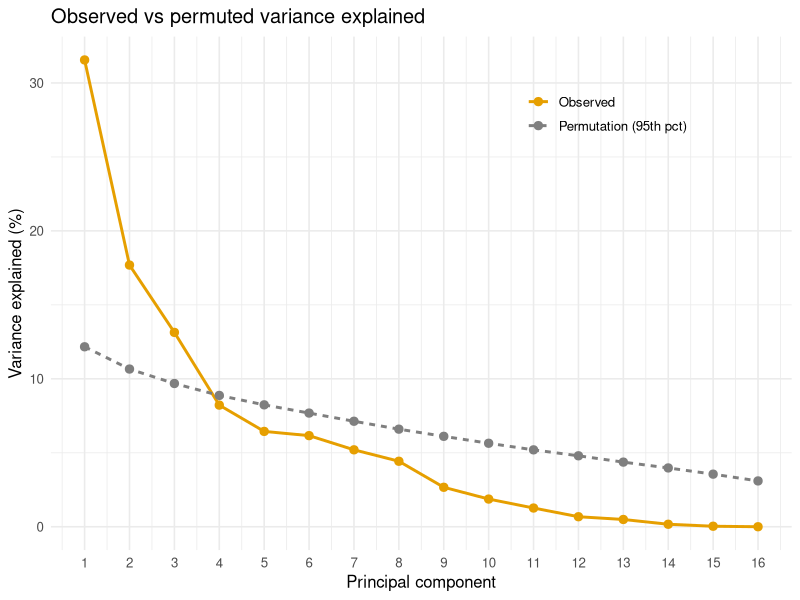
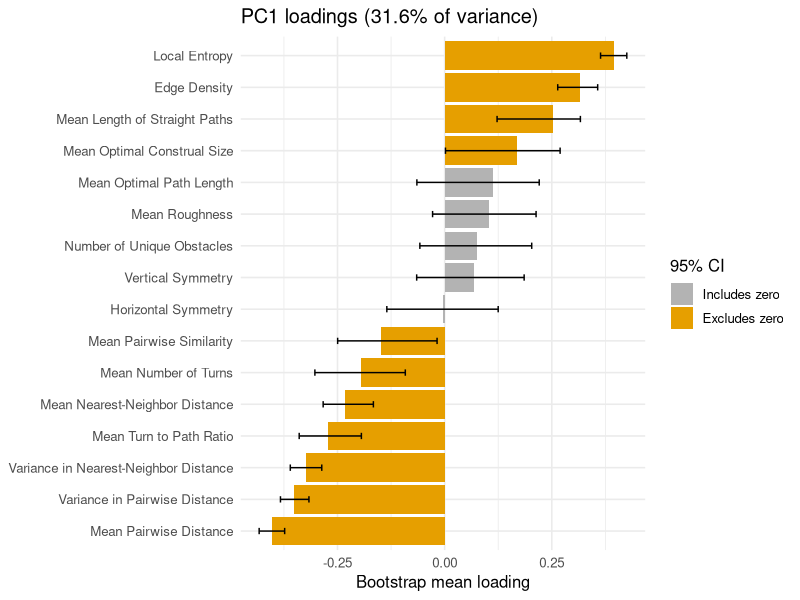
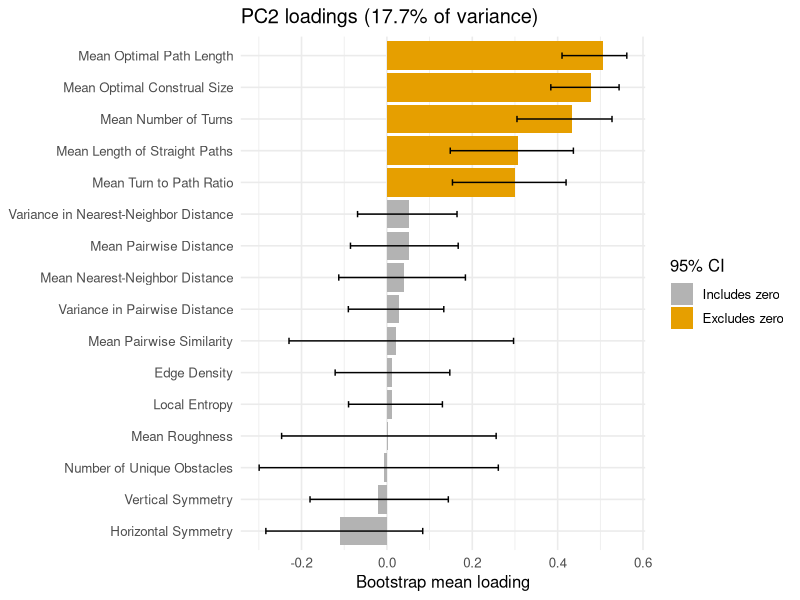
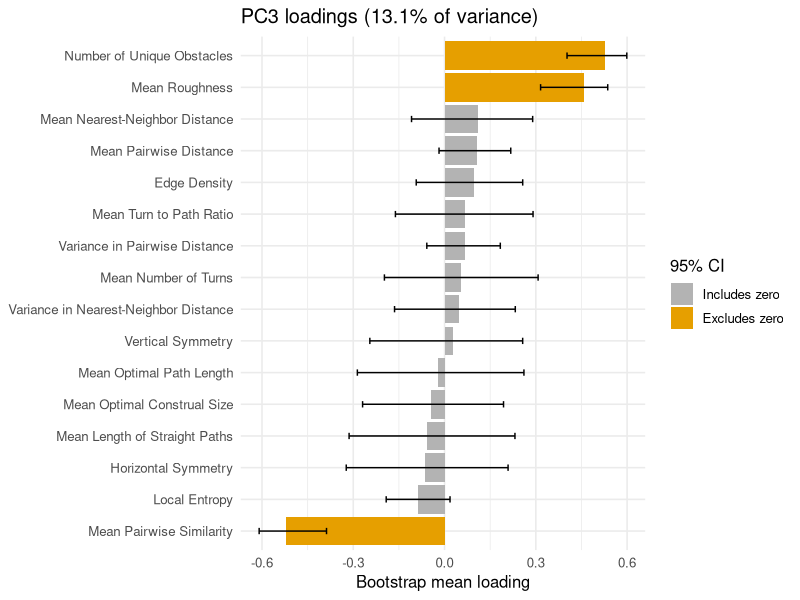
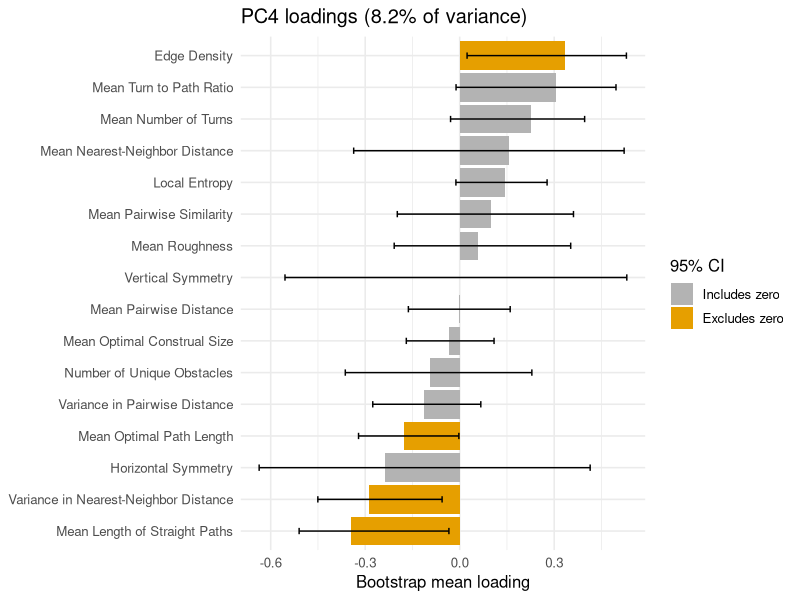

Here is the R script that generated these plots, in order:
# PCA of the maze complexity measures
#
# Fits a PCA on the 100 generated layouts (grid-012-l ... grid-111-l), checks
# how many components to keep with a permutation test, bootstraps the loadings,
# and scores every layout - the 24 original mazes are projected onto the
# components fitted on the generated ones.
#
# Run from the repo root:   Rscript maze_pca.R
#
# Input:   metrics/structure_metrics.csv   (one row per layout, from the notebook)
# Outputs: pca/pca_scores.csv          PC scores for all 124 layouts
#          pca/pca_loadings.csv        loadings + bootstrap 95% CIs (PC1-4)
#          pca/pca_variance.csv        variance explained vs permutation null
#          pca/pca_model.rds           the fitted prcomp object
#          docs/pca/PC*_loadings.png, docs/pca/scree_permutation.png

library(ggplot2)
library(boot)

set.seed(123)
N_BOOT <- 1000
N_PERM <- 1000
N_PLOT <- 4          # how many PCs get loading plots / CIs

dir.create("pca", showWarnings = FALSE)
dir.create(file.path("docs", "pca"), recursive = TRUE, showWarnings = FALSE)


# ---------------------------------------------------------------------------
# 1. Data
# ---------------------------------------------------------------------------

metrics <- read.csv("metrics/structure_metrics.csv", stringsAsFactors = FALSE)

# measures that go into the PCA, with readable names for the plots
features <- c(
  horizontal_symmetry         = "Horizontal Symmetry",
  vertical_symmetry           = "Vertical Symmetry",
  n_unique_obs                = "Number of Unique Obstacles",
  edge_density                = "Edge Density",
  local_entropy_3             = "Local Entropy",
  mean_sim                    = "Mean Pairwise Similarity",
  mean_dis                    = "Mean Pairwise Distance",
  mean_roughness              = "Mean Roughness",
  mean_nn_distance            = "Mean Nearest-Neighbor Distance",
  var_pairwise_dist           = "Variance in Pairwise Distance",
  var_nn_dist                 = "Variance in Nearest-Neighbor Distance",
  mean_optimal_path_length    = "Mean Optimal Path Length",
  mean_n_turns                = "Mean Number of Turns",
  mean_n_straight             = "Mean Length of Straight Paths",
  mean_turn_to_path_ratio     = "Mean Turn to Path Ratio",
  mean_optimal_construal_size = "Mean Optimal Construal Size"
)

# the 24 original mazes are grid-000 ... grid-011 (-l and -n); everything else
# was generated and is used to fit the PCA
maze_num <- as.integer(sub("^grid-(\\d+)-.*$", "\\1", metrics$base_id))
metrics$set <- ifelse(maze_num < 12, "original", "generated")

X       <- metrics[, names(features)]
train_X <- X[metrics$set == "generated", ]

# drop anything that doesn't vary in the training set (it would break scaling)
keep    <- sapply(train_X, function(x) length(unique(x)) > 1)
train_X <- train_X[, keep]
X       <- X[, keep]
features <- features[keep]
p <- ncol(train_X)

cat(nrow(train_X), "training layouts,", p, "measures\n")


# ---------------------------------------------------------------------------
# 2. PCA
# ---------------------------------------------------------------------------

pca <- prcomp(train_X, center = TRUE, scale. = TRUE)

# The sign of a PC is arbitrary. Fix it so each PC points the same way every
# time it's run: the anchor measure gets a positive loading. Later PCs use
# whichever measure loads most strongly.
anchors <- c(PC1 = "local_entropy_3",
             PC2 = "mean_optimal_path_length",
             PC3 = "n_unique_obs",
             PC4 = "edge_density")

for (j in seq_len(ncol(pca$rotation))) {
  pc <- colnames(pca$rotation)[j]
  anchor <- if (pc %in% names(anchors)) anchors[[pc]] else names(which.max(abs(pca$rotation[, j])))
  if (pca$rotation[anchor, j] < 0) {
    pca$rotation[, j] <- -pca$rotation[, j]
    pca$x[, j]        <- -pca$x[, j]
  }
}

saveRDS(pca, "pca/pca_model.rds")


# ---------------------------------------------------------------------------
# 3. How many PCs? Permutation test (parallel analysis)
# ---------------------------------------------------------------------------
# Shuffle each column independently to break the correlations, refit, and
# compare each observed eigenvalue with what shuffled data gives.

real_eigen <- pca$sdev^2

perm_eigen <- t(replicate(N_PERM, {
  X_perm <- apply(train_X, 2, sample)
  prcomp(X_perm, center = TRUE, scale. = TRUE)$sdev^2
}))

variance <- data.frame(
  PC               = colnames(pca$rotation),
  eigenvalue       = real_eigen,
  var_explained    = 100 * real_eigen / sum(real_eigen),
  perm_mean        = 100 * colMeans(perm_eigen) / p,
  perm_95          = 100 * apply(perm_eigen, 2, quantile, 0.95) / p,
  p_value          = sapply(seq_len(p), function(j) mean(perm_eigen[, j] >= real_eigen[j]))
)
variance$cumulative <- cumsum(variance$var_explained)
write.csv(variance, "pca/pca_variance.csv", row.names = FALSE)
print(head(variance, 6), digits = 3)

scree <- rbind(
  data.frame(PC = seq_len(p), variance = variance$var_explained, type = "Observed"),
  data.frame(PC = seq_len(p), variance = variance$perm_95, type = "Permutation (95th pct)")
)
g <- ggplot(scree, aes(PC, variance, colour = type, linetype = type)) +
  geom_line(linewidth = 1) +
  geom_point(size = 2.5) +
  scale_colour_manual(values = c("Observed" = "#E69F00", "Permutation (95th pct)" = "grey50")) +
  scale_x_continuous(breaks = seq_len(p)) +
  labs(x = "Principal component", y = "Variance explained (%)", colour = NULL, linetype = NULL,
       title = "Observed vs permuted variance explained") +
  theme_minimal(base_size = 12) +
  theme(legend.position = c(0.75, 0.85))
ggsave("docs/pca/scree_permutation.png", g, width = 7, height = 4.5, dpi = 200)


# ---------------------------------------------------------------------------
# 4. Bootstrap the loadings
# ---------------------------------------------------------------------------
# Resample layouts, refit, and line each bootstrap PC up with the main fit
# (flip it if it points the other way) before taking means and 95% CIs.

boot_rotation <- function(data, idx) {
  as.vector(prcomp(data[idx, ], center = TRUE, scale. = TRUE)$rotation)
}
boot_res <- boot(train_X, boot_rotation, R = N_BOOT)

loadings <- do.call(rbind, lapply(seq_len(N_PLOT), function(j) {
  B   <- boot_res$t[, ((j - 1) * p + 1):(j * p)]
  ref <- pca$rotation[, j]
  flip <- sign(B %*% ref)
  flip[flip == 0] <- 1
  B <- B * as.vector(flip)
  data.frame(
    PC        = paste0("PC", j),
    variable  = colnames(train_X),
    label     = unname(features[colnames(train_X)]),
    loading   = ref,
    boot_mean = colMeans(B),
    lower     = apply(B, 2, quantile, 0.025),
    upper     = apply(B, 2, quantile, 0.975),
    row.names = NULL
  )
}))
loadings$ci_excludes_zero <- loadings$lower > 0 | loadings$upper < 0
write.csv(loadings, "pca/pca_loadings.csv", row.names = FALSE)

for (j in seq_len(N_PLOT)) {
  d <- loadings[loadings$PC == paste0("PC", j), ]
  g <- ggplot(d, aes(x = reorder(label, boot_mean), y = boot_mean, fill = ci_excludes_zero)) +
    geom_col() +
    geom_errorbar(aes(ymin = lower, ymax = upper), width = 0.2) +
    scale_fill_manual(values = c("TRUE" = "#E69F00", "FALSE" = "grey70"),
                      labels = c("TRUE" = "Excludes zero", "FALSE" = "Includes zero"),
                      name = "95% CI") +
    coord_flip() +
    labs(title = sprintf("PC%d loadings (%.1f%% of variance)", j, variance$var_explained[j]),
         x = NULL, y = "Bootstrap mean loading") +
    theme_minimal(base_size = 12)
  ggsave(sprintf("docs/pca/PC%d_loadings.png", j), g, width = 8, height = 5, dpi = 200)
}


# ---------------------------------------------------------------------------
# 5. Scores for every layout
# ---------------------------------------------------------------------------
# The originals weren't used to fit the PCA; predict() projects them with the
# training centre/scale and rotation.

scores <- predict(pca, X)
out <- data.frame(base_id = metrics$base_id, set = metrics$set, round(scores, 4))
write.csv(out, "pca/pca_scores.csv", row.names = FALSE)

cat("done - wrote pca/pca_*.csv and docs/pca/*.png\n")
